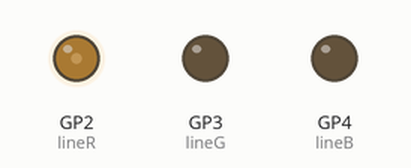
The program below on a simulated Raspberry Pi Pico running MicroPython. On the bench: output pins drawn as LEDs (lit = HIGH). Random numbers come from a fixed seed.

Above: at 0.1 s.
At 3.6 s:
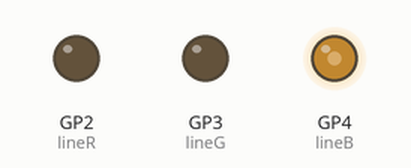
At 9.9 s:
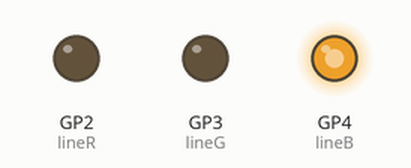
At 19.7 s:
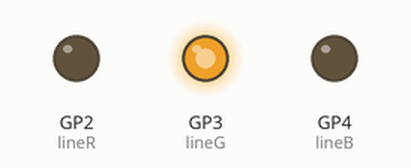
At 29.5 s:
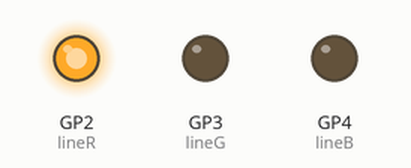
At 39.3 s:
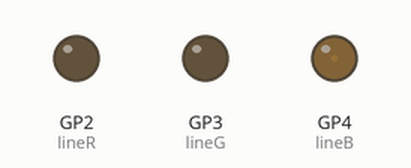
Timing chart, 0 to 40.0 s (numbered marks = the images above):
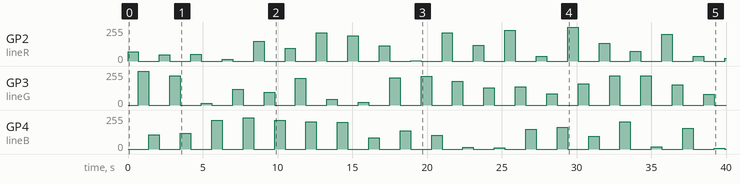

The program:

CCC_randomRGB_pureColor.py
```python
from machine import Pin, PWM
from time import sleep
import random
# hardware circuit
# connect GP2->R, GP3->G, GP4->B, GND.1 -> 330Ω -> (-)
lineR = PWM(Pin(2))
lineR.freq(1000)
lineG = PWM(Pin(3))
lineG.freq(1000)
lineB = PWM(Pin(4))
lineG.freq(1000)

count = 0
while True:
    v = 65536
    dutyR = random.randint(0,v)
    dutyG = random.randint(0,v)
    dutyB = random.randint(0,v)
    A = [dutyR, dutyG, dutyB]
    for i in range(3):
        if i != count:
            A[i] = 0
    lineR.duty_u16(A[0])
    lineG.duty_u16(A[1])
    lineB.duty_u16(A[2])
    count = (count + 1)%3;
    sleep(0.7)
```

Measured:
- by itself, GP3 (lineG): 0/255 → 253/255 at 0.70 s, → 0/255 0.70 s later, → 221/255 1.4 s later, → 0/255 0.70 s later, … (38 changes in this stretch)
